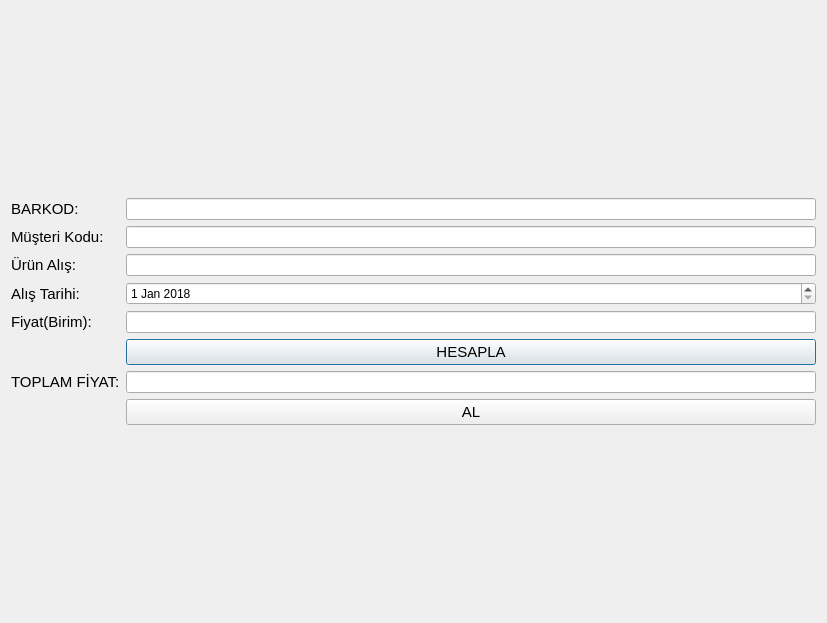
<?xml version="1.0" encoding="UTF-8"?>
<ui version="4.0">
 <class>Dialog</class>
 <widget class="QDialog" name="Dialog">
  <property name="geometry">
   <rect>
    <x>0</x>
    <y>0</y>
    <width>827</width>
    <height>623</height>
   </rect>
  </property>
  <property name="windowTitle">
   <string>Dialog</string>
  </property>
  <layout class="QGridLayout" name="gridLayout_2">
   <item row="0" column="0">
    <layout class="QGridLayout" name="gridLayout">
     <item row="0" column="0">
      <widget class="QLabel" name="label">
       <property name="font">
        <font>
         <pointsize>11</pointsize>
        </font>
       </property>
       <property name="text">
        <string>BARKOD:</string>
       </property>
      </widget>
     </item>
     <item row="0" column="1">
      <widget class="QLineEdit" name="lineEdit"/>
     </item>
     <item row="1" column="0">
      <widget class="QLabel" name="label_2">
       <property name="font">
        <font>
         <pointsize>11</pointsize>
        </font>
       </property>
       <property name="text">
        <string>Müşteri Kodu:</string>
       </property>
      </widget>
     </item>
     <item row="1" column="1">
      <widget class="QLineEdit" name="lineEdit_2"/>
     </item>
     <item row="2" column="0">
      <widget class="QLabel" name="label_3">
       <property name="font">
        <font>
         <pointsize>11</pointsize>
        </font>
       </property>
       <property name="text">
        <string>Ürün Alış:</string>
       </property>
      </widget>
     </item>
     <item row="2" column="1">
      <widget class="QLineEdit" name="lineEdit_3"/>
     </item>
     <item row="3" column="0">
      <widget class="QLabel" name="label_4">
       <property name="font">
        <font>
         <pointsize>11</pointsize>
        </font>
       </property>
       <property name="text">
        <string>Alış Tarihi:</string>
       </property>
      </widget>
     </item>
     <item row="3" column="1">
      <widget class="QDateEdit" name="dateEdit">
       <property name="dateTime">
        <datetime>
         <hour>0</hour>
         <minute>0</minute>
         <second>0</second>
         <year>2018</year>
         <month>1</month>
         <day>1</day>
        </datetime>
       </property>
      </widget>
     </item>
     <item row="4" column="0">
      <widget class="QLabel" name="label_5">
       <property name="font">
        <font>
         <pointsize>11</pointsize>
        </font>
       </property>
       <property name="text">
        <string>Fiyat(Birim):</string>
       </property>
      </widget>
     </item>
     <item row="4" column="1">
      <widget class="QLineEdit" name="lineEdit_5"/>
     </item>
     <item row="5" column="1">
      <widget class="QPushButton" name="pushButton">
       <property name="font">
        <font>
         <pointsize>11</pointsize>
        </font>
       </property>
       <property name="text">
        <string>HESAPLA</string>
       </property>
       <property name="icon">
        <iconset>
         <normaloff>C:/Users/emrec/Desktop/iconpool/calculate_sheet.png</normaloff>C:/Users/emrec/Desktop/iconpool/calculate_sheet.png</iconset>
       </property>
      </widget>
     </item>
     <item row="6" column="0">
      <widget class="QLabel" name="label_6">
       <property name="font">
        <font>
         <pointsize>11</pointsize>
        </font>
       </property>
       <property name="text">
        <string>TOPLAM FİYAT:</string>
       </property>
      </widget>
     </item>
     <item row="6" column="1">
      <widget class="QLineEdit" name="lineEdit_6"/>
     </item>
     <item row="7" column="1">
      <widget class="QPushButton" name="pushButton_2">
       <property name="font">
        <font>
         <pointsize>11</pointsize>
        </font>
       </property>
       <property name="text">
        <string>AL</string>
       </property>
       <property name="icon">
        <iconset>
         <normaloff>C:/Users/emrec/Desktop/iconpool/Wallet Â» Money.png</normaloff>C:/Users/emrec/Desktop/iconpool/Wallet Â» Money.png</iconset>
       </property>
      </widget>
     </item>
    </layout>
   </item>
  </layout>
 </widget>
 <resources/>
 <connections/>
</ui>
